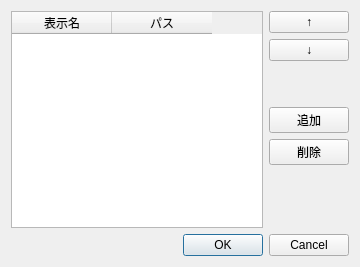
<?xml version="1.0" encoding="UTF-8"?>
<ui version="4.0">
 <class>BookmarkDialog</class>
 <widget class="QDialog" name="BookmarkDialog">
  <property name="geometry">
   <rect>
    <x>0</x>
    <y>0</y>
    <width>360</width>
    <height>267</height>
   </rect>
  </property>
  <property name="windowTitle">
   <string>ブックマークを編集</string>
  </property>
  <layout class="QVBoxLayout" name="verticalLayout_2">
   <item>
    <layout class="QHBoxLayout" name="horizontalLayout">
     <item>
      <widget class="QTableWidget" name="tableWidget">
       <property name="autoScroll">
        <bool>false</bool>
       </property>
       <property name="selectionMode">
        <enum>QAbstractItemView::ExtendedSelection</enum>
       </property>
       <property name="selectionBehavior">
        <enum>QAbstractItemView::SelectRows</enum>
       </property>
       <property name="textElideMode">
        <enum>Qt::ElideMiddle</enum>
       </property>
       <attribute name="horizontalHeaderHighlightSections">
        <bool>false</bool>
       </attribute>
       <attribute name="verticalHeaderVisible">
        <bool>false</bool>
       </attribute>
       <column>
        <property name="text">
         <string>表示名</string>
        </property>
       </column>
       <column>
        <property name="text">
         <string>パス</string>
        </property>
       </column>
      </widget>
     </item>
     <item>
      <layout class="QVBoxLayout" name="buttuns">
       <item>
        <widget class="QPushButton" name="buttonUp">
         <property name="focusPolicy">
          <enum>Qt::StrongFocus</enum>
         </property>
         <property name="text">
          <string>↑</string>
         </property>
        </widget>
       </item>
       <item>
        <widget class="QPushButton" name="buttonDown">
         <property name="focusPolicy">
          <enum>Qt::StrongFocus</enum>
         </property>
         <property name="text">
          <string>↓</string>
         </property>
        </widget>
       </item>
       <item>
        <spacer name="verticalSpacer">
         <property name="orientation">
          <enum>Qt::Vertical</enum>
         </property>
         <property name="sizeType">
          <enum>QSizePolicy::Fixed</enum>
         </property>
         <property name="sizeHint" stdset="0">
          <size>
           <width>20</width>
           <height>40</height>
          </size>
         </property>
        </spacer>
       </item>
       <item>
        <widget class="QPushButton" name="buttonAdd">
         <property name="text">
          <string>追加</string>
         </property>
        </widget>
       </item>
       <item>
        <widget class="QPushButton" name="buttonDelete">
         <property name="focusPolicy">
          <enum>Qt::StrongFocus</enum>
         </property>
         <property name="text">
          <string>削除</string>
         </property>
        </widget>
       </item>
       <item>
        <spacer name="verticalSpacer_2">
         <property name="orientation">
          <enum>Qt::Vertical</enum>
         </property>
         <property name="sizeHint" stdset="0">
          <size>
           <width>20</width>
           <height>40</height>
          </size>
         </property>
        </spacer>
       </item>
      </layout>
     </item>
    </layout>
   </item>
   <item>
    <widget class="QDialogButtonBox" name="buttonBox">
     <property name="focusPolicy">
      <enum>Qt::StrongFocus</enum>
     </property>
     <property name="orientation">
      <enum>Qt::Horizontal</enum>
     </property>
     <property name="standardButtons">
      <set>QDialogButtonBox::Cancel|QDialogButtonBox::Ok</set>
     </property>
    </widget>
   </item>
  </layout>
 </widget>
 <resources/>
 <connections>
  <connection>
   <sender>buttonBox</sender>
   <signal>accepted()</signal>
   <receiver>BookmarkDialog</receiver>
   <slot>accept()</slot>
   <hints>
    <hint type="sourcelabel">
     <x>248</x>
     <y>254</y>
    </hint>
    <hint type="destinationlabel">
     <x>157</x>
     <y>274</y>
    </hint>
   </hints>
  </connection>
  <connection>
   <sender>buttonBox</sender>
   <signal>rejected()</signal>
   <receiver>BookmarkDialog</receiver>
   <slot>reject()</slot>
   <hints>
    <hint type="sourcelabel">
     <x>316</x>
     <y>260</y>
    </hint>
    <hint type="destinationlabel">
     <x>286</x>
     <y>274</y>
    </hint>
   </hints>
  </connection>
 </connections>
</ui>
